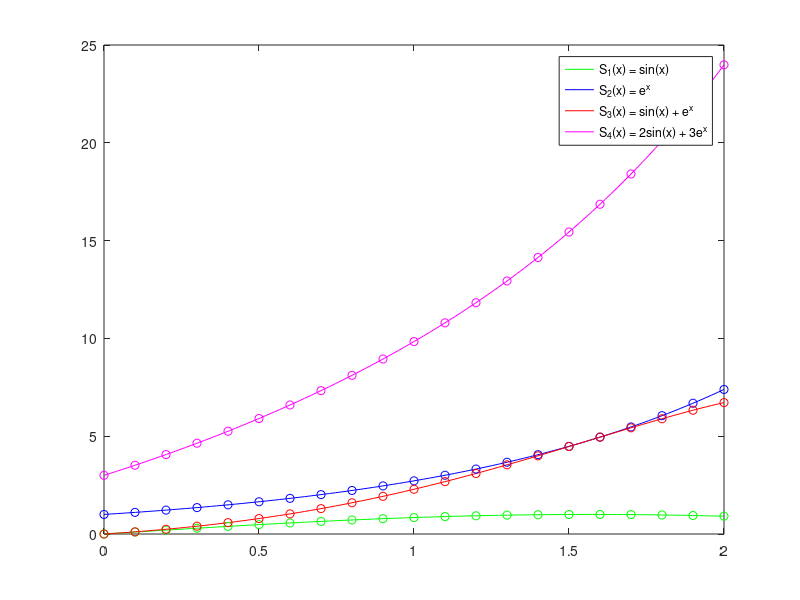

The MATLAB script that drew this image:
% Problem P3_3_12
% 
% Illustrate not-a-knot spline interpolants using build-in function spline.
z = linspace(0,2);
x = linspace(0,2,21);
y1 = sin(x);
y2 = exp(x);
y3 = y1.*y2;
y4 = 2*y1 + 3*y2;
sval1 = spline(x,y1,z);
sval2 = spline(x,y2,z);
sval3 = spline(x,y3,z);
sval4 = spline(x,y4,z);
plot(z,sval1,'g',z,sval2,'b',z,sval3,'r',z,sval4,'m',x,y1,'go',x,y2,'bo',x,y3,'ro',x,y4,'mo');
hleg = legend('S_1(x) = sin(x)','S_2(x) = e^x','S_3(x) = sin(x) + e^x','S_4(x) = 2sin(x) + 3e^x');
set(hleg,'Location','Best');

